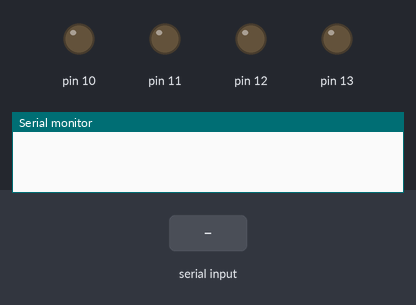
Simulated run of this sketch. Board: Arduino Uno, built with avr-gcc and run on an emulated ATmega328P. On the bench: output pins drawn as LEDs (lit = HIGH), the last lines printed to the serial monitor. Inputs (shaded band) come from the test bench.

Above: at 1.2 s.
1.3 s: "f" received over Serial
At 2.3 s:
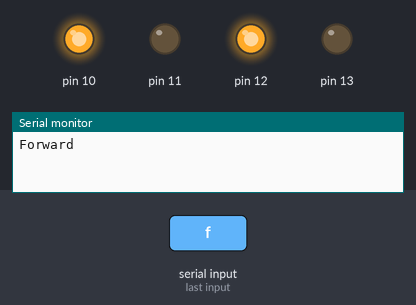
2.8 s: "b" received over Serial
At 3.5 s:
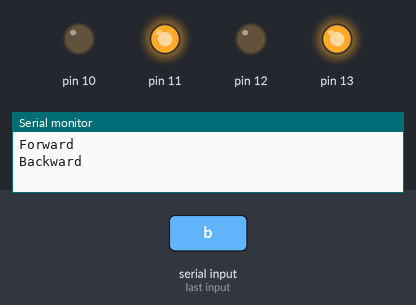
4.3 s: "l" received over Serial
At 4.8 s:
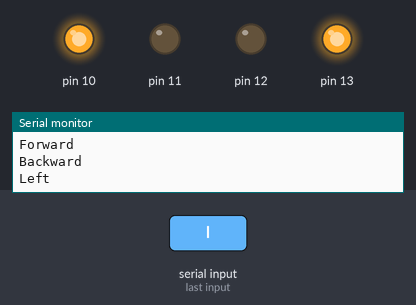
5.8 s: "r" received over Serial
At 7.1 s:
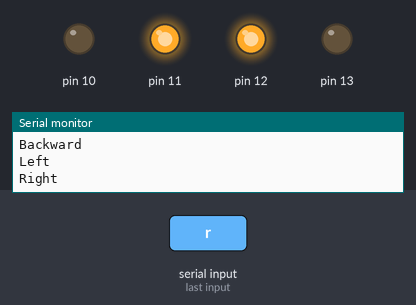
Timing chart, 0 to 8.3 s (numbered marks = the images above; inputs shaded):
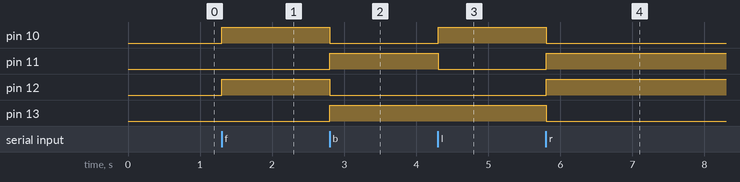

The sketch:

make_move_keyboard.ino
```cpp
char data;
String command;

void setup() {
  // put your setup code here, to run once:
Serial.begin(9600);
pinMode(10, OUTPUT);
pinMode(11, OUTPUT);
pinMode(12, OUTPUT);
pinMode(13, OUTPUT);

}

void moveRobot(String motion)
{
  if(motion== "f")
  {
    digitalWrite(10, HIGH);
    digitalWrite(11, LOW);
    digitalWrite(12, HIGH);
    digitalWrite(13, LOW);
    Serial.println("Forward");
  }

  if(motion== "b")
  {
    digitalWrite(10, LOW);
    digitalWrite(11, HIGH);
    digitalWrite(12, LOW);
    digitalWrite(13, HIGH);
    Serial.println("Backward");
  }

  if(motion== "l")
  {
    digitalWrite(10, HIGH);
    digitalWrite(11, LOW);
    digitalWrite(12, LOW);
    digitalWrite(13, HIGH);
    Serial.println("Left");
  }

  if(motion== "r")
  {
    digitalWrite(10, LOW);
    digitalWrite(11, HIGH);
    digitalWrite(12, HIGH);
    digitalWrite(13, LOW);
    Serial.println("Right");
  }

  if(motion== "s")
  {
    digitalWrite(10, LOW);
    digitalWrite(11, LOW);
    digitalWrite(12, LOW);
    digitalWrite(13, LOW);
    Serial.println("Stop");
  }
}


void loop() {
  // put your main code here, to run repeatedly:


    data = Serial.read();
    command = String(data);
    moveRobot(command);

    delay(100);


}
```

Measured:
- after the input at 1.3 s, pin 10, pin 12: LOW → HIGH at once
- after the input at 2.8 s, pin 10, pin 12: HIGH → LOW at once; pin 11, pin 13: LOW → HIGH at once
- after the input at 4.3 s, pin 10: LOW → HIGH at once; pin 11: HIGH → LOW at once
- after the input at 5.8 s, pin 10, pin 13: HIGH → LOW at once; pin 11, pin 12: LOW → HIGH at once
